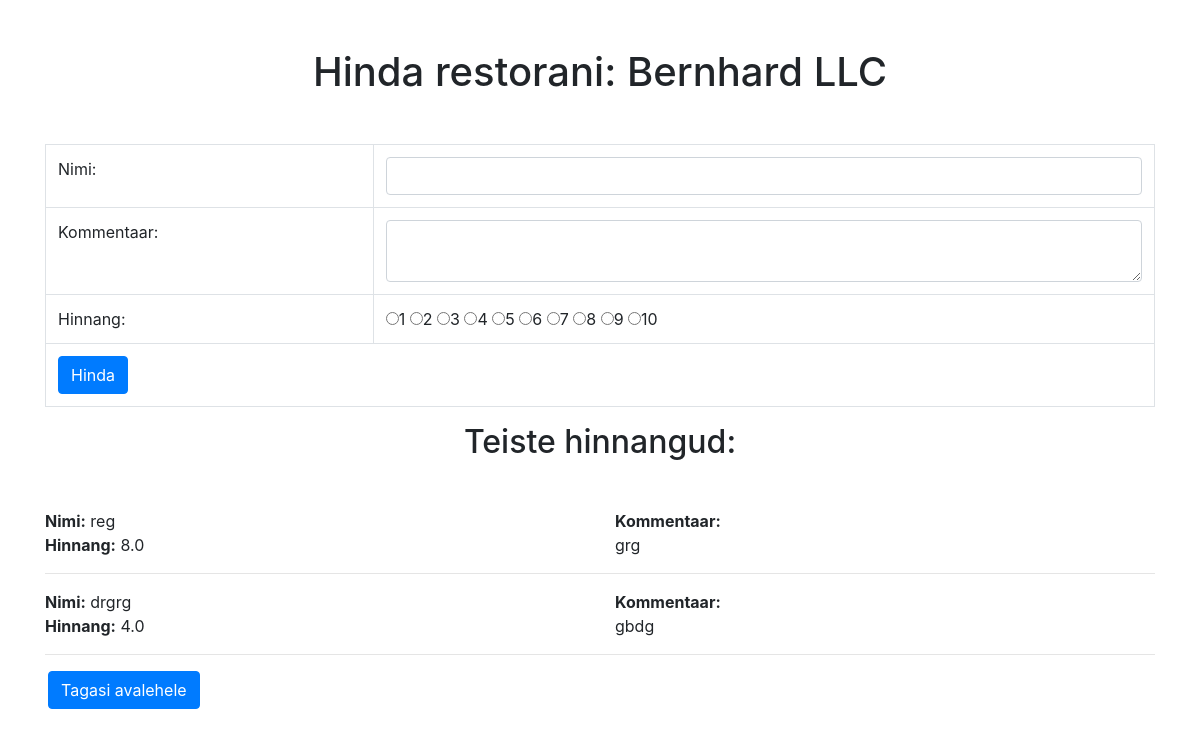
The page /hinda.php?id=2 on the database its author committed.
### tables this page shows
CREATE TABLE `restoranid` (
  `id` int(11) NOT NULL,
  `nimi` varchar(255) NOT NULL,
  `asukoht` varchar(255) NOT NULL,
  `keskmine_hinne` decimal(2,1) DEFAULT '0.0',
  `hinnangute_arv` int(11) DEFAULT '0',
  `tyyp` varchar(255) DEFAULT NULL
);

CREATE TABLE `hinnangud` (
  `id` int(11) NOT NULL,
  `nimi` varchar(50) DEFAULT NULL,
  `kommentaar` text,
  `hinnang` decimal(3,1) DEFAULT NULL,
  `restorani_id` int(11) DEFAULT NULL
);

### hinda.php (the view, shortened to what this page needs)
<?php include("config.php"); ?>
<?php
$nimi = $hinne = $kommentaar = '';
$restorani_id = $_GET['id'];
$nimi_paring = "SELECT nimi FROM restoranid WHERE id = ?";
$stmt = $yhendus->prepare($nimi_paring);
$stmt->bind_param('i', $restorani_id);
$stmt->execute();
$nimi_tulemus = $stmt->get_result();
$restorani_nimi = $nimi_tulemus->fetch_assoc()['nimi'];
$paring = "SELECT * FROM hinnangud WHERE restorani_id = ?";
$stmt = $yhendus->prepare($paring);
$stmt->bind_param('i', $restorani_id);
$stmt->execute();
$tulemus = $stmt->get_result();
?>
<!DOCTYPE html>
<html lang="et">
<head>
    <link href="https://maxcdn.bootstrapcdn.com/bootstrap/4.5.2/css/bootstrap.min.css" rel="stylesheet">
</head>
<body>
<div class="text-center mt-5">
        <h1>Hinda restorani: <?php echo $restorani_nimi; ?></h1>
    </div>
<form action="" method="post">
    <div class="container mt-5">
        <table class="table table-bordered">
            <tr>
                <td>Nimi:</td>
                <td><input type="text" name="nimi" value="<?php echo $nimi; ?>" class="form-control"></td>
            </tr>
            <tr>
                <td>Kommentaar:</td>
                <td><textarea name="kommentaar" class="form-control"><?php echo $kommentaar; ?></textarea></td>
            </tr>
            <tr>
                <td>Hinnang:</td>
                <td>
                    <?php
                    for ($i = 1; $i <= 10; $i++) {
                        echo "<input type='radio' name='hinnang' value='$i'>$i ";
                    }
                    ?>
                </td>
            </tr>
            <tr>
                <td colspan="2"><input type="submit" value="Hinda" class="btn btn-primary"></td>
            </tr>
        </table>
    </div>
</form>
 <h2 class="text-center">Teiste hinnangud:</h2>
 <div class="container mt-5">
    <?php if ($tulemus->num_rows > 0): ?>
        <?php while ($row = $tulemus->fetch_assoc()): ?>
            <div class="row">
                <div class="col-md-6">
                    <strong>Nimi:</strong> <?php echo $row['nimi']; ?><br>
                    <strong>Hinnang:</strong> <?php echo $row['hinnang']; ?>
                </div>
                <div class="col-md-6">
                    <strong>Kommentaar:</strong><br>
                    <?php echo $row['kommentaar']; ?>
                </div>
            </div>
            <hr>
        <?php endwhile; ?>
    <?php endif; ?>
</div>
<div class="ml-5">
        <a href="index.php" class="btn btn-primary">Tagasi avalehele</a>
    </div>
</body>
</html>

### rows shown on the page
restoranid: nimi "Bernhard LLC"
hinnangud: nimi "reg", hinnang "8.0", kommentaar "grg"
hinnangud: nimi "drgrg", hinnang "4.0", kommentaar "gbdg"
